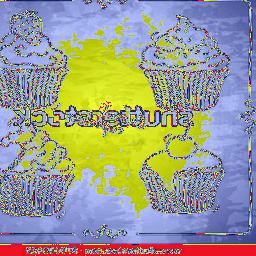
#> input picture Bimodal_CL/images/augmentations/01/sample2884903_2275287655_augmented_1.jpg, 256 x 256 px
$ python -i randaugment.py   (imports and definitions only)
#> lines starting #> are read from the running program, lines starting #| are printed output that depends on the picture
#> further down, picture is the input picture: shape (256, 256, 3); mean B, G, R 145.3, 154.9, 153.5
import cv2
import numpy as np


## aug functions
def identity_func(img):
    return img


def autocontrast_func(img, cutoff=0):
    """
    same output as PIL.ImageOps.autocontrast
    """
    n_bins = 256

    def tune_channel(ch):
        n = ch.size
#> n = 65536
        cut = cutoff * n // 100
#> cut = 0
        if cut == 0:
            high, low = ch.max(), ch.min()
#> high = 255; low = 0
        else:
            hist = cv2.calcHist([ch], [0], None, [n_bins], [0, n_bins])
            low = np.argwhere(np.cumsum(hist) > cut)
            low = 0 if low.shape[0] == 0 else low[0]
            high = np.argwhere(np.cumsum(hist[::-1]) > cut)
            high = n_bins - 1 if high.shape[0] == 0 else n_bins - 1 - high[0]
        if high <= low:
            table = np.arange(n_bins)
        else:
            scale = (n_bins - 1) / (high - low)
#> scale = 1
            offset = -(float(low) * scale)
#> offset = 0
            table = np.arange(n_bins) * scale + offset
#> table = 256 values from 0 to 255
            table[table < 0] = 0
            table[table > n_bins - 1] = n_bins - 1
        table = table.clip(0, 255).astype(np.uint8)
        return table[ch]
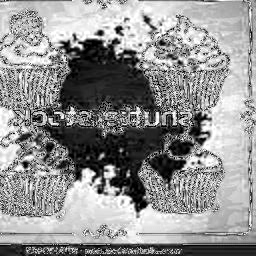
#> returned value: shape (256, 256); min 0, max 255, mean 145.3

    channels = [tune_channel(ch) for ch in cv2.split(img)]
#> in tune_channel (call 2), `return table[ch]`:
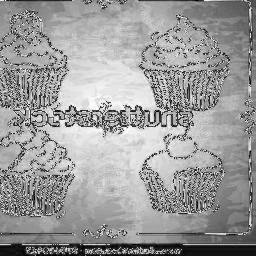
#> returned value: shape (256, 256); min 0, max 255, mean 154.9
#> in tune_channel (call 3), `return table[ch]`:
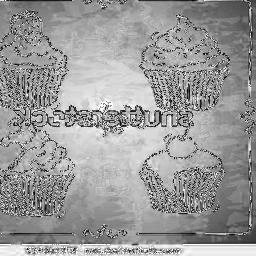
#> returned value: shape (256, 256); min 0, max 255, mean 153.5
#> channels = 3 items
    out = cv2.merge(channels)
    return out


# [168 lines left out: functions equalize_func, rotate_func, solarize_func, color_func, contrast_func, brightness_func and 7 more, not called in this run]


### level to args
def enhance_level_to_args(MAX_LEVEL):
    def level_to_args(level):
        return ((level / MAX_LEVEL) * 1.8 + 0.1,)

    return level_to_args


def shear_level_to_args(MAX_LEVEL, replace_value):
    # [5 lines left out: function level_to_args, not called in this run]

    return level_to_args


def translate_level_to_args(translate_const, MAX_LEVEL, replace_value):
    # [5 lines left out: function level_to_args, not called in this run]

    return level_to_args


# [6 lines left out: function cutout_level_to_args, not called in this run]


def solarize_level_to_args(MAX_LEVEL):
    def level_to_args(level):
        level = int((level / MAX_LEVEL) * 256)
        return (level,)

    return level_to_args


def none_level_to_args(level):
    return ()


def posterize_level_to_args(MAX_LEVEL):
    def level_to_args(level):
        level = int((level / MAX_LEVEL) * 4)
        return (level,)

    return level_to_args


def rotate_level_to_args(MAX_LEVEL, replace_value):
    # [5 lines left out: function level_to_args, not called in this run]

    return level_to_args


func_dict = {
    "Identity": identity_func,
    "AutoContrast": autocontrast_func,
    "Equalize": equalize_func,
    "Rotate": rotate_func,
    "Solarize": solarize_func,
    "Color": color_func,
    "Contrast": contrast_func,
    "Brightness": brightness_func,
    "Sharpness": sharpness_func,
    "ShearX": shear_x_func,
    "TranslateX": translate_x_func,
    "TranslateY": translate_y_func,
    "Posterize": posterize_func,
    "ShearY": shear_y_func,
}

translate_const = 10
MAX_LEVEL = 10
replace_value = (128, 128, 128)
arg_dict = {
    "Identity": none_level_to_args,
    "AutoContrast": none_level_to_args,
    "Equalize": none_level_to_args,
    "Rotate": rotate_level_to_args(MAX_LEVEL, replace_value),
    "Solarize": solarize_level_to_args(MAX_LEVEL),
    "Color": enhance_level_to_args(MAX_LEVEL),
    "Contrast": enhance_level_to_args(MAX_LEVEL),
    "Brightness": enhance_level_to_args(MAX_LEVEL),
    "Sharpness": enhance_level_to_args(MAX_LEVEL),
    "ShearX": shear_level_to_args(MAX_LEVEL, replace_value),
    "TranslateX": translate_level_to_args(translate_const, MAX_LEVEL, replace_value),
    "TranslateY": translate_level_to_args(translate_const, MAX_LEVEL, replace_value),
    "Posterize": posterize_level_to_args(MAX_LEVEL),
    "ShearY": shear_level_to_args(MAX_LEVEL, replace_value),
}


class RandomAugment(object):

    # [8 lines left out: function __init__, not called in this run]

    def get_random_ops(self):
        sampled_ops = np.random.choice(self.augs, self.N)
        return [(op, 0.5, self.M) for op in sampled_ops]

    # [10 lines left out: function __call__, not called in this run]


# [4 lines not run here, left out]

>>> import cv2
>>> picture = cv2.imread('../images/augmentations/01/sample2884903_2275287655_augmented_1.jpg')
>>> result = autocontrast_func(picture)
